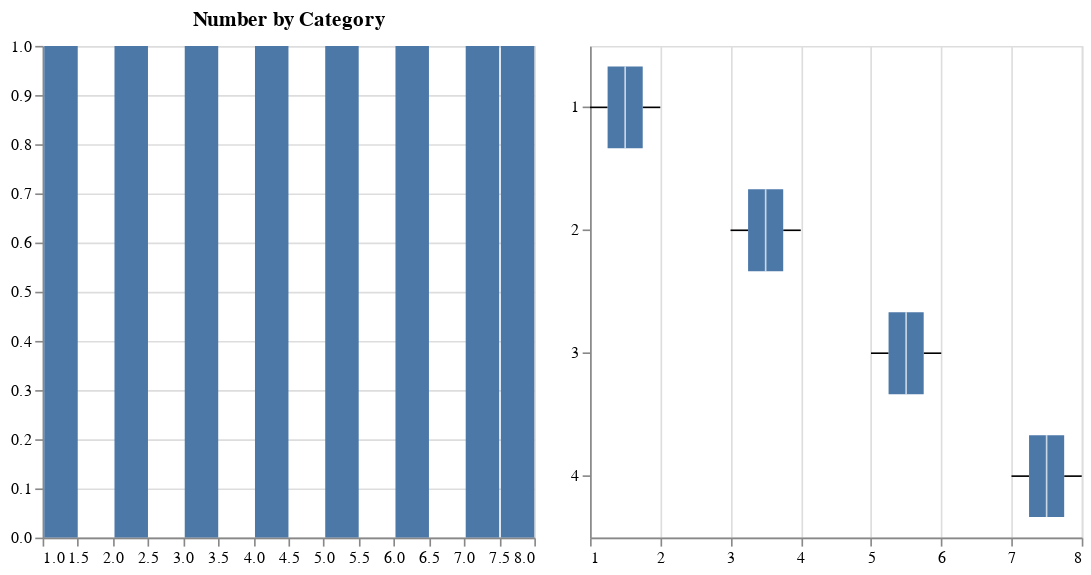

Notebook cell for this chart:
### Code cell
num_dist_by_cat(num='num_2', cat='cat_1', title_hist='Number by Category', data=test_data)

### Figure 1 — Vega-Lite specification as saved in the notebook (floating-point values rounded to 4 significant figures)
{"config": {"view": {"continuousWidth": 400, "continuousHeight": 300}}, "hconcat": [{"mark": "bar", "encoding": {"x": {"bin": {"maxbins": 20}, "field": "num_2", "title": null, "type": "quantitative"}, "y": {"aggregate": "count", "title": null, "type": "quantitative"}}, "height": 300, "title": "Number by Category", "width": 300}, {"mark": {"type": "boxplot", "size": 50}, "encoding": {"x": {"field": "num_2", "scale": {"zero": false}, "title": null, "type": "quantitative"}, "y": {"field": "cat_1", "title": null, "type": "nominal"}}, "height": 300, "title": "", "width": 300}], "data": {"name": "data-ccb8a6834d34ebc3e899f252dd2de5b9"}, "$schema": "https://vega.github.io/schema/vega-lite/v4.17.0.json", "datasets": {"data-ccb8a6834d34ebc3e899f252dd2de5b9": [{"cat_1": 1, "cat_2": "one", "num_1": 10, "num_2": 1, "num_na": null}, {"cat_1": 1, "cat_2": "one", "num_1": 20, "num_2": 2, "num_na": 4.0}, {"cat_1": 2, "cat_2": "two", "num_1": 50, "num_2": 3, "num_na": null}, {"cat_1": 2, "cat_2": "two", "num_1": 100, "num_2": 4, "num_na": 8.0}, {"cat_1": 3, "cat_2": "three", "num_1": 200, "num_2": 5, "num_na": null}, {"cat_1": 3, "cat_2": "three", "num_1": 200, "num_2": 6, "num_na": 12.0}, {"cat_1": 4, "cat_2": "four", "num_1": 300, "num_2": 7, "num_na": null}, {"cat_1": 4, "cat_2": "four", "num_1": 300, "num_2": 8, "num_na": 16.0}]}}
